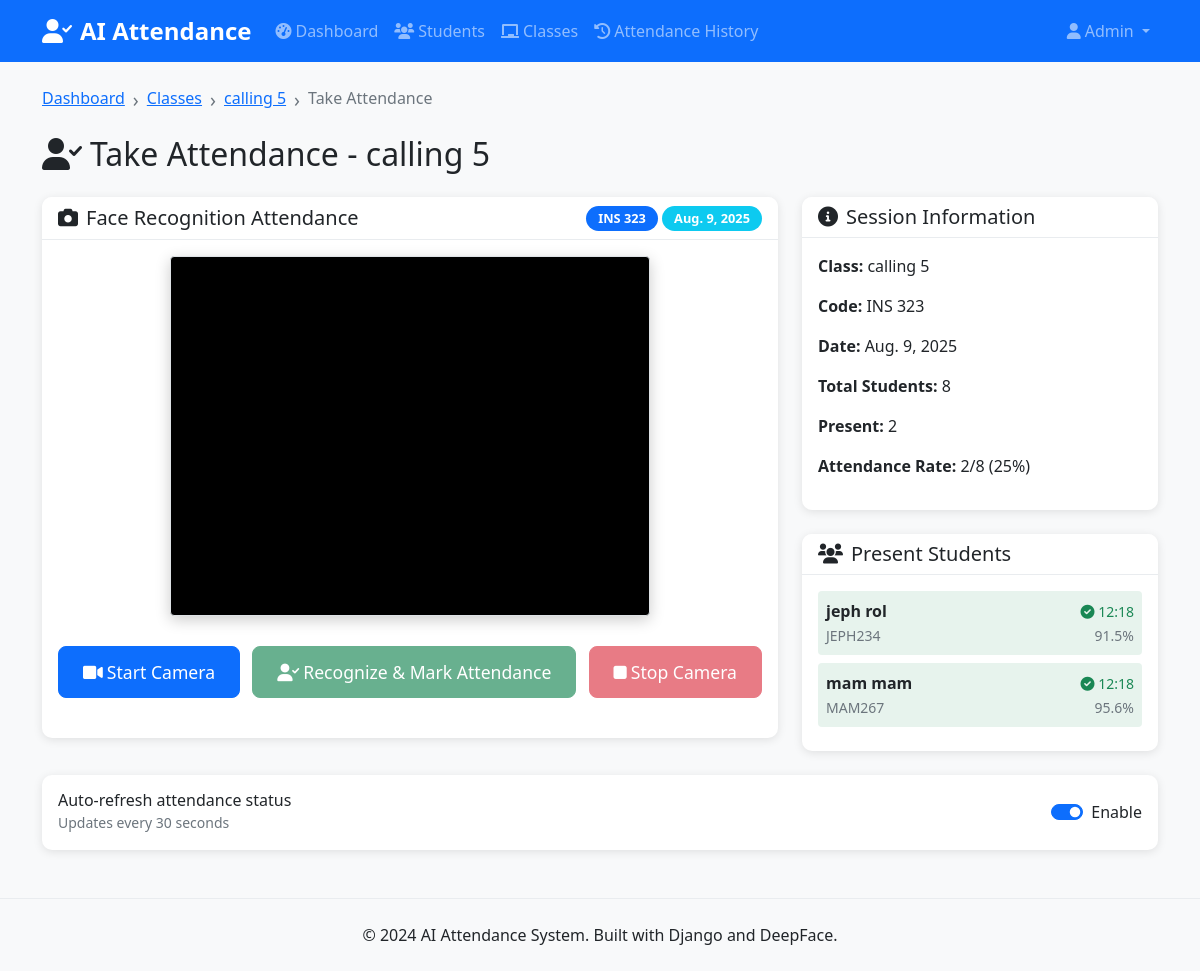
Page /classes/3/attendance/ on the committed database.
### attendance/models.py (models this page shows, shortened)
class Class(models.Model):
    name = models.CharField(max_length=100, unique=True)
    code = models.CharField(max_length=20, unique=True)
    description = models.TextField(blank=True)
    instructor = models.ForeignKey('CustomUser', on_delete=models.CASCADE, related_name='taught_classes', limit_choices_to={'position': 'lecturer'})
    created_at = models.DateTimeField(auto_now_add=True)
    is_active = models.BooleanField(default=True)
    class Meta:
        verbose_name_plural = "Classes"
        ordering = ['name']

class AttendanceSession(models.Model):
    class_session = models.ForeignKey(Class, on_delete=models.CASCADE, related_name='attendance_sessions')
    date = models.DateField(default=timezone.now)
    start_time = models.DateTimeField(auto_now_add=True)
    end_time = models.DateTimeField(null=True, blank=True)
    is_active = models.BooleanField(default=True)
    total_students = models.IntegerField(default=0)
    present_count = models.IntegerField(default=0)
    created_by = models.ForeignKey('CustomUser', on_delete=models.CASCADE, related_name='created_sessions')
    class Meta:
        unique_together = ['class_session', 'date']
        ordering = ['-start_time']

class Attendance(models.Model):
    ATTENDANCE_STATUS_CHOICES = [
        ('present', 'Present'),
        ('absent', 'Absent'),
        ('late', 'Late'),
    ]
    student = models.ForeignKey(Student, on_delete=models.CASCADE, related_name='attendance_records', null = True)
    class_attended = models.ForeignKey(Class, on_delete=models.CASCADE, related_name='attendance_records')
    date = models.DateField(default=timezone.now)
    timestamp = models.DateTimeField(auto_now_add=True)
    status = models.CharField(max_length=10, choices=ATTENDANCE_STATUS_CHOICES, default='present')
    recognition_confidence = models.FloatField(null=True, blank=True)
    marked_by_recognition = models.BooleanField(default=True)
    attendance_image = models.CharField(max_length=255, blank=True, null=True, help_text="Filename of captured attendance image")
    notes = models.TextField(blank=True)
    class Meta:
        unique_together = ['student', 'class_attended', 'date']
        ordering = ['-timestamp']

class Student(models.Model):
    SEMESTER_CHOICES = [
        ('1', 'First Semester'),
        ('2', 'Second Semester'),
    ]
    user = models.OneToOneField('CustomUser', on_delete=models.CASCADE, related_name='student_profile', null = True)
    student_id = models.CharField(max_length=20, unique=True)
    enrolled_classes = models.ManyToManyField(Class, related_name='students', blank=True)
    year_of_study = models.CharField(max_length=20, blank=True)
    department = models.ForeignKey(Department, on_delete=models.CASCADE, related_name='students', null=True, blank=True)
    level = models.ForeignKey(Level, on_delete=models.CASCADE, related_name='students', null=True, blank=True)
    semester = models.CharField(max_length=1, choices=SEMESTER_CHOICES, blank=True)
    phone = models.CharField(max_length=20, blank=True)
    created_at = models.DateTimeField(auto_now_add=True)
    is_active = models.BooleanField(default=True)
    class Meta:
        ordering = ['student_id']
    @property
    def full_name(self):
        return self.user.get_full_name() or self.user.username
    @property
    def phone(self):
        return self.user.phone

class CustomUser(AbstractUser):
    POSITION_CHOICES = [
        ('student', 'Student'),
        ('lecturer', 'Lecturer'),
    ]
    position = models.CharField(
        max_length=10,
        choices=POSITION_CHOICES,
        default='student',
        help_text='User position in the system'
    )
    phone = models.CharField(max_length=20, blank=True, null=True)
    student_id = models.CharField(max_length=20, blank=True, null=True, unique=True)

### attendance/views.py (the view)
# urls.py: path('classes/<int:class_id>/attendance/', views.take_attendance, name='take_attendance'),
def take_attendance(request, class_id):
    class_obj = get_object_or_404(Class, id=class_id)
    today = timezone.now().date()
    session, created = AttendanceSession.objects.get_or_create(
        class_session=class_obj,
        date=today,
        defaults={
            'created_by': request.user if request.user.is_authenticated else None,
            'total_students': class_obj.students.filter(is_active=True).count()
        }
    )
    attendance_records = Attendance.objects.filter(
        class_attended=class_obj,
        date=today
    ).select_related('student')
    present_students = [record.student.student_id for record in attendance_records if record.status == 'present']
    context = {
        'class': class_obj,
        'session': session,
        'attendance_records': attendance_records,
        'present_students': present_students,
        'total_students': session.total_students,
        'present_count': len(present_students),
    }
    return render(request, 'attendance/take_attendance.html', context)

### templates/attendance/take_attendance.html (shortened to what this page needs)
{% extends 'attendance/base.html' %}
{% load static %}
{% block page_header %}
<div class="row">
    <div class="col-12">
        <nav aria-label="breadcrumb">
            <ol class="breadcrumb">
                <li class="breadcrumb-item"><a href="{% url 'dashboard' %}">Dashboard</a></li>
                <li class="breadcrumb-item"><a href="{% url 'class_list' %}">Classes</a></li>
                <li class="breadcrumb-item"><a href="{% url 'class_detail' class.id %}">{{ class.name }}</a></li>
                <li class="breadcrumb-item active">Take Attendance</li>
            </ol>
        </nav>
        <h1 class="h2 mb-4">
            <i class="fas fa-user-check me-2"></i>Take Attendance - {{ class.name }}
        </h1>
    </div>
</div>
{% endblock %}
{% block content %}
<div class="row">
    <div class="col-md-8">
        <div class="card">
            <div class="card-header d-flex justify-content-between align-items-center">
                <h5 class="card-title mb-0">
                    <i class="fas fa-camera me-2"></i>Face Recognition Attendance
                </h5>
                <div>
                    <span class="badge bg-primary">{{ class.code }}</span>
                    <span class="badge bg-info">{{ session.date }}</span>
                </div>
            </div>
            <div class="card-body">
                <div class="text-center mb-4">
                    <video id="video" width="480" height="360" autoplay class="border rounded"></video>
                </div>
                <div class="text-center mb-4">
                    <button id="startCamera" class="btn btn-primary btn-lg me-2">
                        <i class="fas fa-video me-1"></i>Start Camera
                    </button>
                    <button id="recognizeFace" class="btn btn-success btn-lg me-2" disabled>
                        <i class="fas fa-user-check me-1"></i>Recognize & Mark Attendance
                    </button>
                    <button id="stopCamera" class="btn btn-danger btn-lg" disabled>
                        <i class="fas fa-stop me-1"></i>Stop Camera
                    </button>
                </div>
            </div>
        </div>
    </div>
    <div class="col-md-4">
        <div class="card mb-4">
            <div class="card-header">
                <h5 class="card-title mb-0">
                    <i class="fas fa-info-circle me-2"></i>Session Information
                </h5>
            </div>
            <div class="card-body">
                <p><strong>Class:</strong> {{ class.name }}</p>
                <p><strong>Code:</strong> {{ class.code }}</p>
                <p><strong>Date:</strong> {{ session.date }}</p>
                <p><strong>Total Students:</strong> {{ total_students }}</p>
                <p><strong>Present:</strong> <span id="presentCount">{{ present_count }}</span></p>
                <p><strong>Attendance Rate:</strong>
                    <span id="attendanceRate">
                        {% if total_students > 0 %}
                            {{ present_count|floatformat:0 }}/{{ total_students }}
                            ({% widthratio present_count total_students 100 %}%)
                        {% else %}
                            0%
                        {% endif %}
                    </span>
                </p>
            </div>
        </div>
        <div class="card">
            <div class="card-header">
                <h5 class="card-title mb-0">
                    <i class="fas fa-users me-2"></i>Present Students
                </h5>
            </div>
            <div class="card-body" style="max-height: 400px; overflow-y: auto;">
                <div id="presentStudentsList">
                    {% for record in attendance_records %}
                        {% if record.status == 'present' %}
                        <div class="d-flex justify-content-between align-items-center mb-2 p-2 bg-success bg-opacity-10 rounded">
                            <div>
                                <strong>{{ record.student.full_name }}</strong><br>
                                <small class="text-muted">{{ record.student.student_id }}</small>
                            </div>
                            <div class="text-end">
                                <small class="text-success">
                                    <i class="fas fa-check-circle"></i>
                                    {{ record.timestamp|time:"H:i" }}
                                </small>
                                {% if record.recognition_confidence %}
                                <br><small class="text-muted">{{ record.recognition_confidence|floatformat:1 }}%</small>
                                {% endif %}
                            </div>
                        </div>
                        {% endif %}
                    {% empty %}
                    <p class="text-muted text-center">No students marked present yet.</p>
                    {% endfor %}
                </div>
            </div>
        </div>
    </div>
</div>
<div class="row mt-4">
    <div class="col-12">
        <div class="card">
            <div class="card-body">
                <div class="d-flex justify-content-between align-items-center">
                    <div>
                        <h6 class="mb-0">Auto-refresh attendance status</h6>
                        <small class="text-muted">Updates every 30 seconds</small>
                    </div>
                    <div class="form-check form-switch">
                        <input class="form-check-input" type="checkbox" id="autoRefresh" checked>
                        <label class="form-check-label" for="autoRefresh">Enable</label>
                    </div>
                </div>
            </div>
        </div>
    </div>
</div>
{% endblock %}

### static/css/style.css (style rules this page uses)
body { font-family: 'Segoe UI', Tahoma, Geneva, Verdana, sans-serif; background-color: #f8f9fa; }
.card { border: none; border-radius: 10px; box-shadow: 0 2px 10px rgba(0, 0, 0, 0.1); transition: transform 0.2s ease-in-out; }
.card-header { background-color: #fff; border-bottom: 1px solid #e9ecef; border-radius: 10px 10px 0 0 !important; font-weight: 600; }
.btn { border-radius: 8px; font-weight: 500; transition: all 0.2s ease-in-out; }
.btn-lg { padding: 12px 24px; font-size: 1.1rem; }
#video { border-radius: 10px; box-shadow: 0 4px 15px rgba(0, 0, 0, 0.2); background-color: #000; }
.badge { font-size: 0.8rem; padding: 6px 12px; border-radius: 20px; }
.breadcrumb { background-color: transparent; padding: 0; margin-bottom: 20px; }
.breadcrumb-item + .breadcrumb-item::before { content: "›"; font-size: 1.2rem; color: #6c757d; }

### rows in the picture
Class: name "calling 5", code "INS 323"
AttendanceSession: date "Aug. 9, 2025"
Attendance: student.full_name "jeph rol", student.student_id "JEPH234", timestamp "12:18", recognition_confidence "91.5"
Attendance: student.full_name "mam mam", student.student_id "MAM267", timestamp "12:18", recognition_confidence "95.6"

### other values in the picture
{{ total_students }} "8"
{{ present_count }} "2"
{{ present_count|floatformat:0 }} "2"
